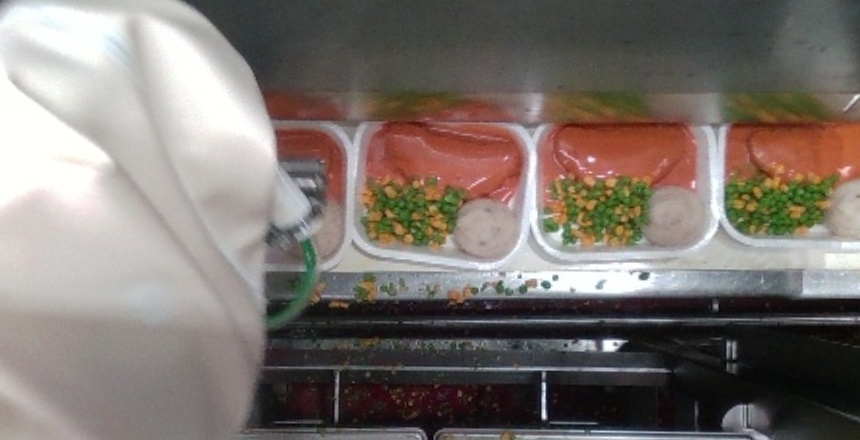
#> input picture dataset/test/1678911786309999942.jpg, 860 x 440 px
$ python visualize_labels.py --files test/1678911786309999942.jpg
#> lines starting #> are read from the running program, lines starting #| are printed output that depends on the picture; after the words box and inside, x2 and y2 are one past the last pixel; in counts of white or black regions, pixels touching at a corner belong together
#!/usr/bin/env python3
"""
Visualize labels for model training

Usage:
python visualize_labels.py -f "train/*.jpg"
press 'q' to exit
press 't' to play/pause
press any other key to advance
"""

import argparse
import cv2
import numpy as np
import os
import glob

COLORS = [(0, 255, 0), (0, 0, 255), (0, 255, 255), (255, 255, 0)]


def boxes(label_file, image_height, image_width):
    if not os.path.exists(label_file):
        yield [0, 0, image_width, image_height], 0 if "todo" in label_file else 1
        return

    with open(label_file) as f:
        lines = f.readlines()
    for line in lines:
        [label_class, center_x, center_y, width, height] = map(float, line.split(" "))
        box = [
            int((center_x - width / 2.0) * image_width),
            int((center_y - height / 2.0) * image_height),
            int(width * image_width),
            int(height * image_height),
        ]
        yield box, label_class


def visualize_labels(image_file, label_file):
#> called with image_file = 'test/1678911786309999942.jpg', label_file = 'test/1678911786309999942.txt'
    frame = cv2.imread(image_file)
#> frame is the input picture: shape (440, 860, 3); mean B, G, R 111, 116.5, 125.1
    if frame is None:
        raise FileNotFoundError(f"Failed to load image: {image_file}")
    height, width = frame.shape[0:2]
#> height = 440; width = 860

    for box, label_class in boxes(label_file, height, width):
        color = COLORS[int(label_class) % len(COLORS)]
        label = str(label_class)

        cv2.rectangle(frame, box, color, 2)
        cv2.putText(
            frame,
            label,
            (box[0], box[1] - 10),
            cv2.FONT_HERSHEY_SIMPLEX,
            0.5,
            color,
            2,
        )
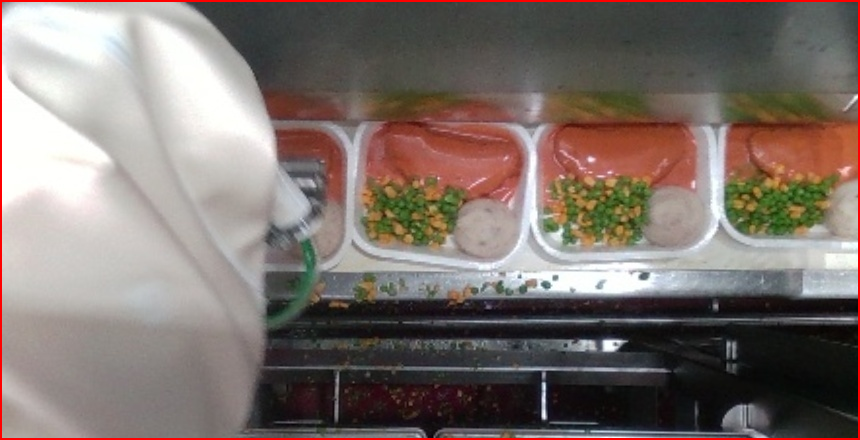
#> frame: shape (440, 860, 3); 1.37% of pixels changed, all inside (x1, y1, x2, y2) = (0, 0, 860, 440)

    return frame


def main():
    ap = argparse.ArgumentParser()
    ap.add_argument(
        "-f", "--files", nargs="+", required=True, help="Path to input image(s)"
    )
    ap.add_argument(
        "-s", "--silent", action="store_true", help="Do not show anything"
    )
    args = ap.parse_args()

    # Expand wildcards like train/*.jpg
    expanded_files = []
    for pattern in args.files:
        expanded_files.extend(glob.glob(pattern))
    args.files = expanded_files

    pause = 0
    delay_ms = 3

    H, W = 400, 600
    blank = np.zeros((H, W, 3), dtype=np.uint8)
    video_out = cv2.VideoWriter(
        "output.mp4", cv2.VideoWriter_fourcc(*"mp4v"), 30, (W, H)
    )

    for image_file in args.files:
        label_file = os.path.splitext(image_file)[0] + ".txt"
        try:
            visu = visualize_labels(image_file, label_file)
        except Exception as e:
            print(f"[WARN] Skipping {image_file}: {e}")
            continue

        h, w = visu.shape[0:2]
#> h = 440; w = 860
        ratio = min(H / float(h), W / float(w))
#> ratio = 0.698
        visu = cv2.resize(visu, (0, 0), fx=ratio, fy=ratio)
        canvas = blank.copy()
        nh, nw = visu.shape[0:2]
#> nh = 307; nw = 600
        x = int((W - nw) / 2)
#> x = 0
        y = int((H - nh) / 2)
#> y = 46
        canvas[y : y + nh, x : x + nw] = visu
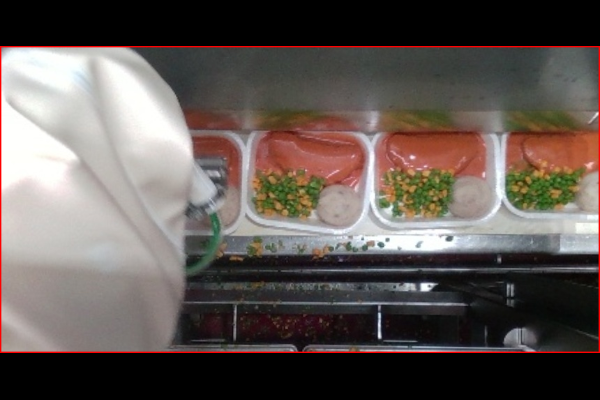
#> canvas: shape (400, 600, 3); mean B, G, R 83.9, 88.1, 97.2

        video_out.write(canvas)

        if args.silent:
            continue

        cv2.imshow("Labels", canvas)
        k = cv2.waitKey(pause)
#> (key q is pressed here)
        if k == ord("q"):
            video_out.release()
            return
        elif k == ord("t"):
            pause = delay_ms - pause

    video_out.release()
    cv2.destroyAllWindows()


if __name__ == "__main__":
    main()

$ run again, on dataset/test/1698946520063999891.jpg
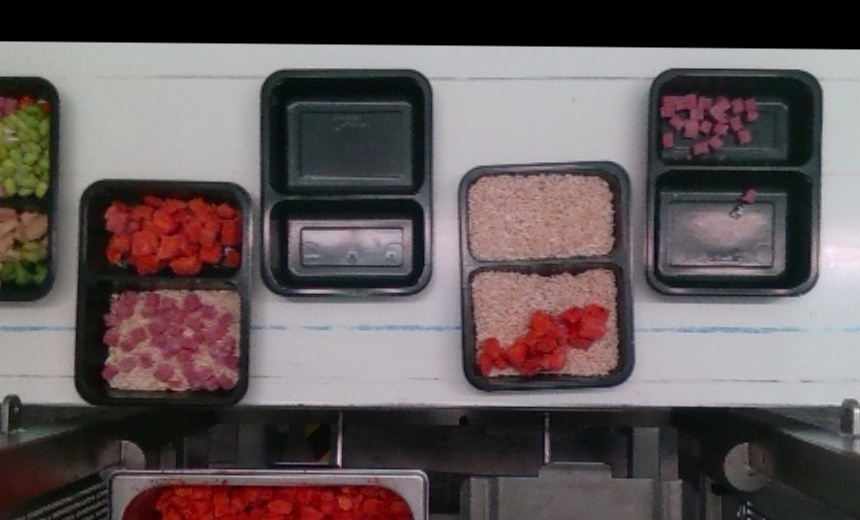
#> input picture dataset/test/1698946520063999891.jpg, 860 x 520 px
#> in visualize_labels, frame is the input picture: shape (520, 860, 3); mean B, G, R 89.8, 88.8, 98.9
#> after the loop in visualize_labels, `for box, label_class in boxes(label_file, height, width):`:
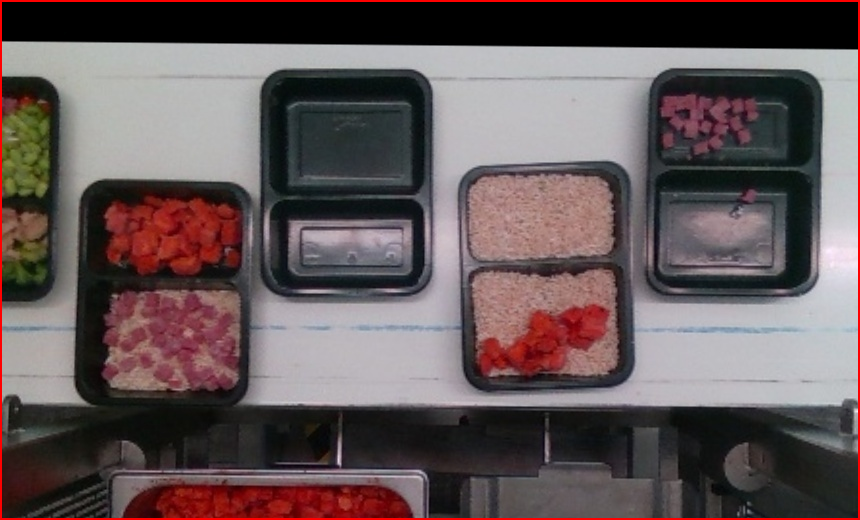
#> frame: shape (520, 860, 3); 1.23% of pixels changed, all inside (x1, y1, x2, y2) = (0, 0, 860, 520)
#> in main, `canvas[y : y + nh, x : x + nw] = visu`:
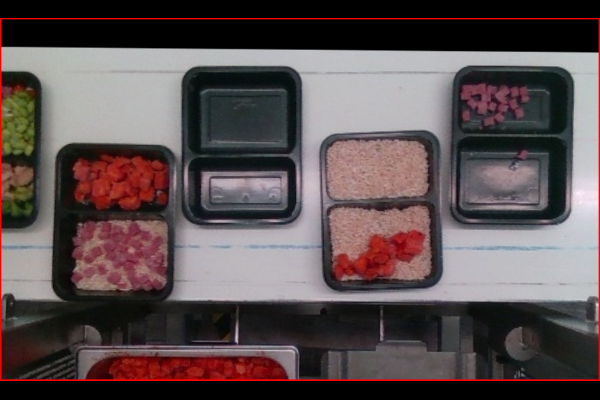
#> canvas: shape (400, 600, 3); mean B, G, R 80.8, 79.8, 91.8

$ run again, on dataset/test/1702397951822000026.jpg
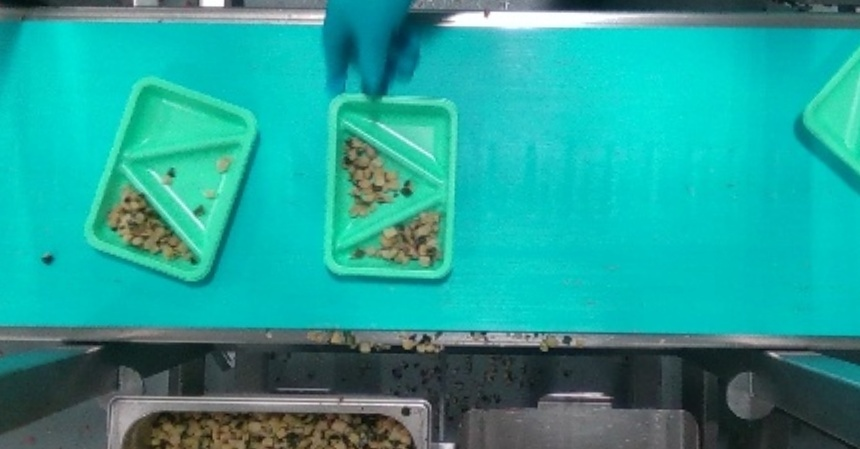
#> input picture dataset/test/1702397951822000026.jpg, 860 x 449 px
#> in visualize_labels, frame is the input picture: shape (449, 860, 3); mean B, G, R 151.8, 159.8, 34.9
#> after the loop in visualize_labels, `for box, label_class in boxes(label_file, height, width):`:
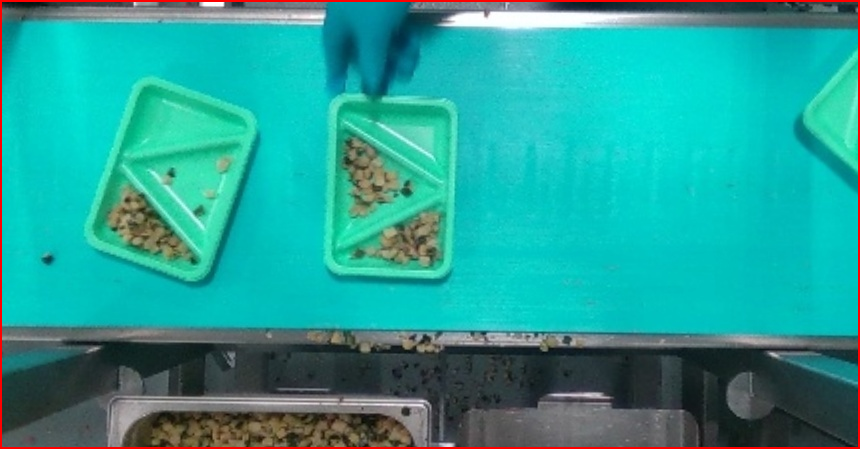
#> frame: shape (449, 860, 3); 1.35% of pixels changed, all inside (x1, y1, x2, y2) = (0, 0, 860, 449)
#> in main, `canvas[y : y + nh, x : x + nw] = visu`:
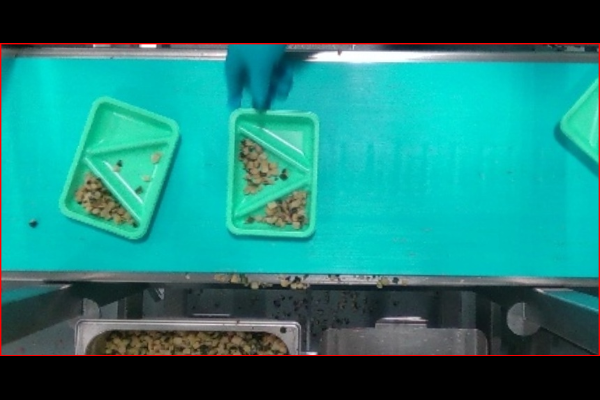
#> canvas: shape (400, 600, 3); mean B, G, R 117.7, 124, 29.1

$ run again, on dataset/test/1702397954845000028.jpg
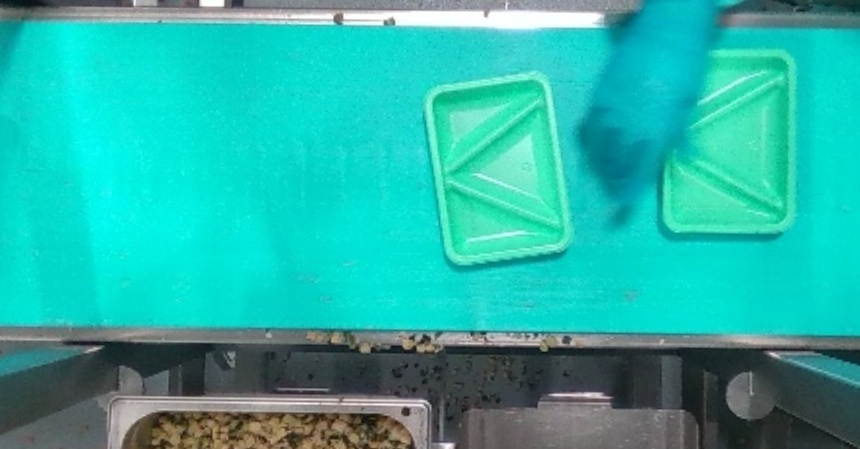
#> input picture dataset/test/1702397954845000028.jpg, 860 x 449 px
#> in visualize_labels, frame is the input picture: shape (449, 860, 3); mean B, G, R 167.5, 179, 40.2
#> after the loop in visualize_labels, `for box, label_class in boxes(label_file, height, width):`:
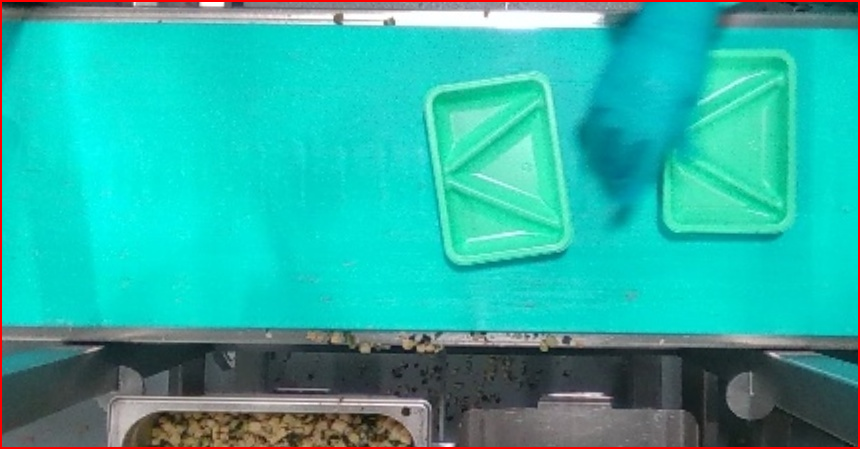
#> frame: shape (449, 860, 3); 1.35% of pixels changed, all inside (x1, y1, x2, y2) = (0, 0, 860, 449)
#> in main, `canvas[y : y + nh, x : x + nw] = visu`:
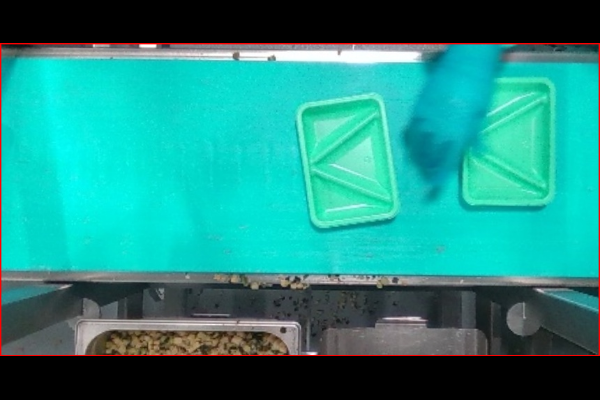
#> canvas: shape (400, 600, 3); mean B, G, R 129.8, 138.8, 33.1
